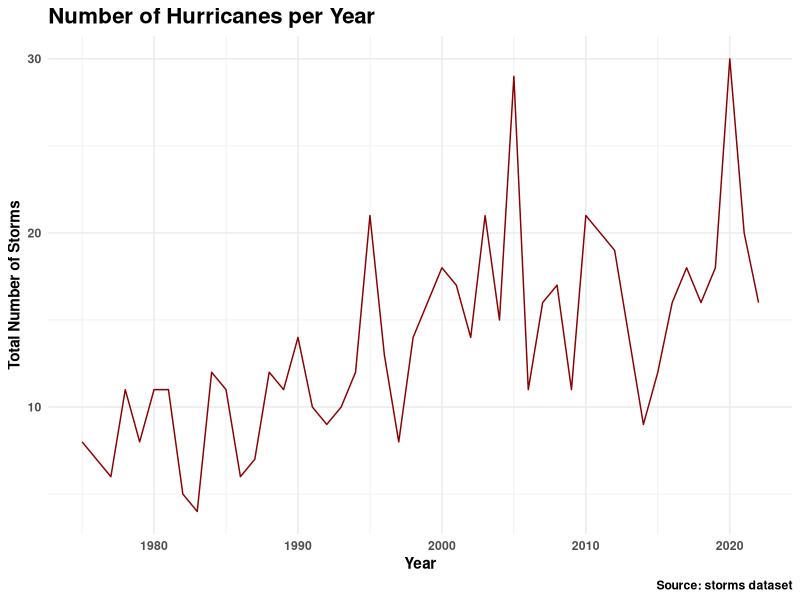

This chart was generated by the following R code:
## ---- chunk 1
#| message: false
library(tidyverse)

storms %>% 
  group_by(year) %>% 
  summarize(storms = unique(name)) %>% 
  summarize(canes = n()) %>% 
  ggplot(aes(year, canes))+
  geom_line(color = "darkred")+
  theme_minimal()+
  labs(
    title = "Number of Hurricanes per Year",
    x = "Year",
    y = "Total Number of Storms",
    caption = "Source: storms dataset"
  )+
  theme(
    text = element_text(face = "bold"),
    plot.title = element_text(size = 16)
  )
